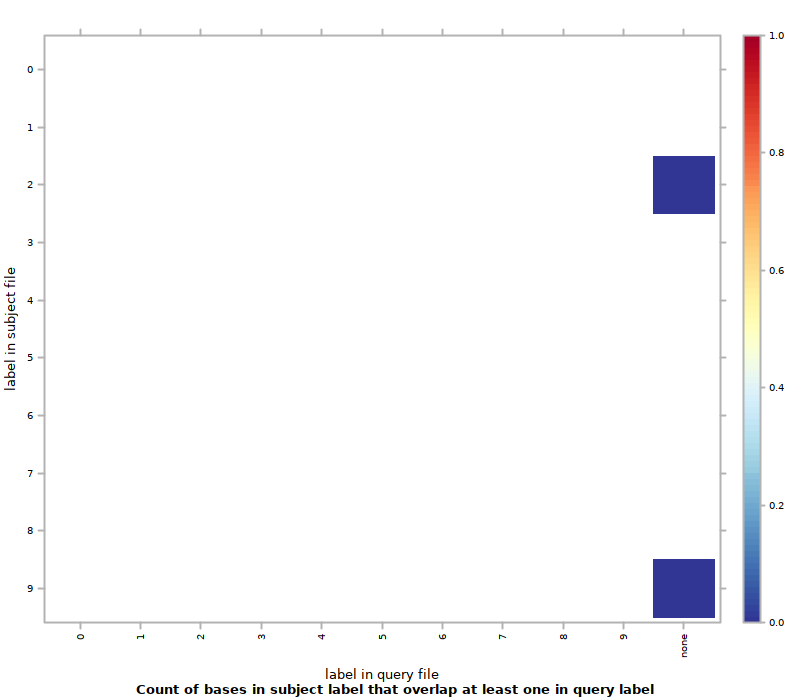

Recreate this plot in R.
#!/usr/bin/env Rscript
## transcript produced by Segtools 1.1.14

segtools.r.dirname <-
  system2("python",
          c("-c", "'import segtools; print segtools.get_r_dirname()'"),
          stdout = TRUE)

source(file.path(segtools.r.dirname, 'common.R'))
source(file.path(segtools.r.dirname, 'overlap.R'))
save.overlap.performance('./MCseq1bp50bp/overlap-direct', 'overlap.performance', './MCseq1bp50bp/overlap-direct/overlap.tab', row.normalize = 'FALSE', mnemonic_file = '', clobber = FALSE, col_mnemonic_file = '')
save.overlap.heatmap('./MCseq1bp50bp/overlap-direct', 'overlap', './MCseq1bp50bp/overlap-direct/overlap.tab', clobber = FALSE, col_mnemonic_file = '', cluster = FALSE, max_contrast = FALSE, row.normalize = 'FALSE', mnemonic_file = '')
